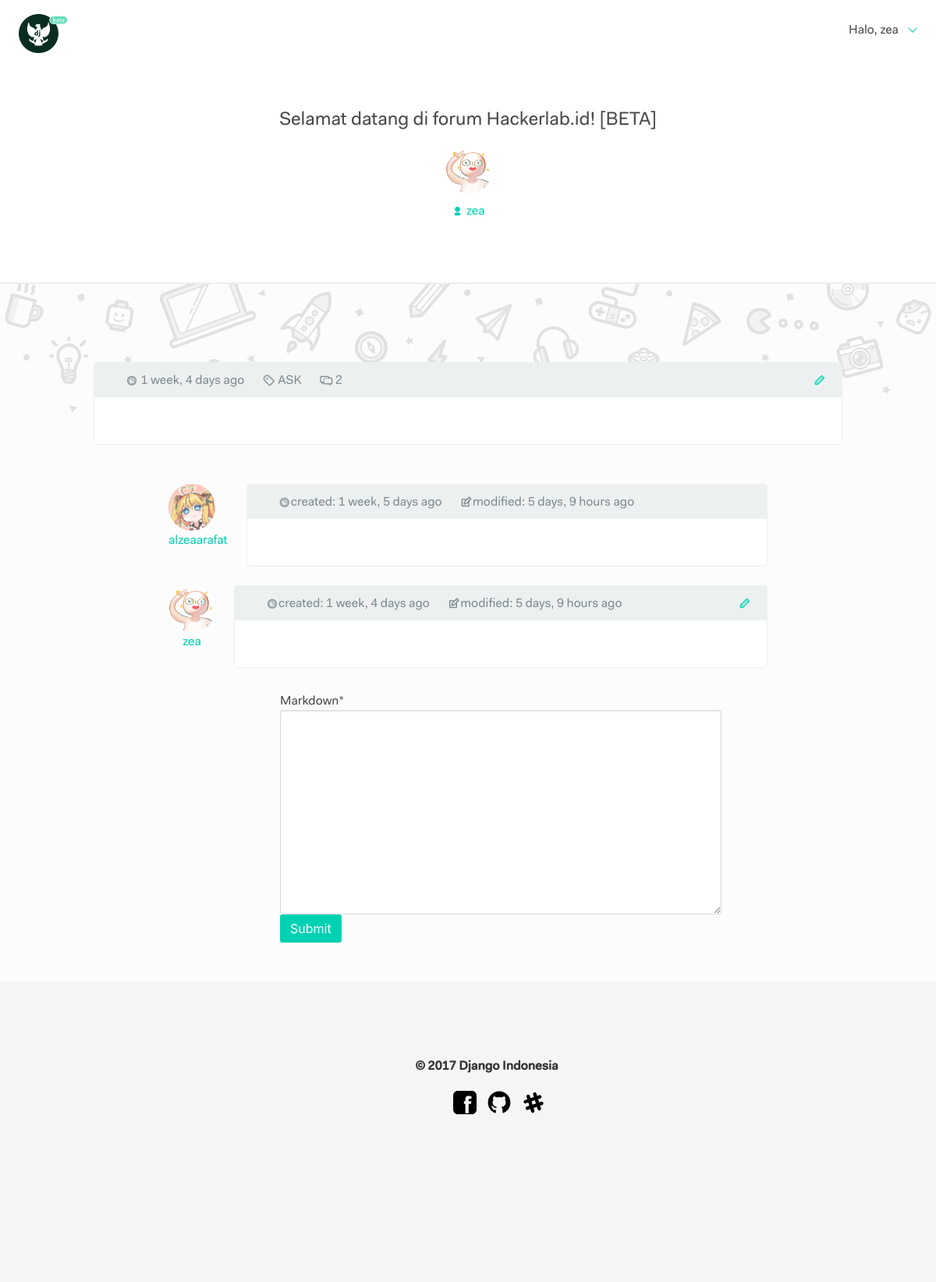
The app's page /thread/1/ (signed in) with its own data.
### app_forum/models.py (models this page shows, shortened)
class Forum(models.Model):
    forum_author = models.ForeignKey(
        Profile,
        related_name='user_forums',
        null=True,
        blank=True,
        on_delete=models.CASCADE
    )
    forum_title = models.CharField(
        max_length=225,
        verbose_name=u'Title',
        blank=False,
        null=False
    )
    forum_category = models.ForeignKey(
        'Category',
        verbose_name=u'Category',
    )
    forum_content = MarkdownxField(
        verbose_name=u'Content (Use Markdown)',
    )
    is_created = models.DateTimeField(
        auto_now_add=True,
        null=True,
        blank=True
    )
    is_modified = models.DateTimeField(
        auto_now=True,
        null=True,
        blank=True
    )
    is_hot = models.BooleanField(
        default=False
    )
    is_closed = models.BooleanField(
        default=False
    )

class Category(models.Model):
    id = models.AutoField(
        primary_key=True
    )
    category_title = models.CharField(
        max_length=200,
        verbose_name=u'Category Name',
        blank=False,
        null=False
    )
    slug = AutoSlugField(
        populate_from='category_title',
        unique=True
    )
    class Meta:
        verbose_name_plural = "Categories"
    def __str__(self):
        return str(self.category_title)

class Comment(models.Model):
    forum = models.ForeignKey(
        'Forum',
        related_name='forum_comments'
    )
    comment_author = models.ForeignKey(
        Profile,
        related_name='user_comments',
        null=True,
        blank=True,
        on_delete=models.CASCADE
    )
    comment_content = MarkdownxField(
        verbose_name=u'Markdown',
    )
    is_created = models.DateTimeField(
        auto_now_add=True,
    )
    is_modified = models.DateTimeField(
        auto_now=True,
        null=True,
        blank=True
    )

### app_author/models.py (models this page shows)
class Profile(models.Model):
    user = models.OneToOneField(
        User,
        on_delete=models.CASCADE
    )
    profile_picture = models.ImageField(
        upload_to='images/%Y/%m/%d',
        validators=[validate_image],
        blank=True,
        null=True
    )
    profile_name = models.CharField(
        verbose_name='Name',
        null=True,
        blank=True,
        max_length=50
    )
    profile_email = models.EmailField(
        verbose_name='Email Address',
        null=True,
        blank=True
    )
    profile_location = models.CharField(
        verbose_name='Origin/City',
        null=True,
        blank=True,
        max_length=50
    )
    profile_github = models.URLField(
        verbose_name='Github URL',
        null=True,
        blank=True
    )
    slug = AutoSlugField(
        populate_from='user',
        blank=False,
        null=False
    )
    is_created = models.DateTimeField(
        default=datetime.datetime.now,
        null=True,
        blank=True
    )
    is_moderator = models.BooleanField(
        default=False,
    )
    def __str__(self):
        return str(self.user)

### app_forum/views.py (the view)
# urls.py: url(r'^thread/(?P<pk>[-\w]+)/$', views.forum_single_view, name='forum_single'),
def forum_single_view(request, pk):
    forum = get_object_or_404(Forum, pk=pk)
    forum_comments = Comment.objects.filter(forum=forum.id)
    form = CommentForm()
    template = 'app_forum/main/forum_single.html'
    context = {'forum': forum, 'forum_comments': forum_comments, 'form': form}
    if request.method == "POST":
        form = CommentForm(request.POST)
        if form.is_valid():
            comment = form.save(commit=False)
            comment.comment_author = Profile.objects.get(user=request.user)
            comment.created_date = datetime.now()
            comment.forum = forum
            comment.save()
            return redirect('forum:forum_single', pk=forum.pk)
    else:
        return render(request, template, context)

### app_forum/forms.py
class CommentForm(forms.ModelForm):
    class Meta:
        model = Comment
        fields = (
            'comment_content',
        )
        comment_content = MarkdownxFormField()
        exclude = ['comment_author']
        widgets = {'comment_author': forms.HiddenInput()}

### app_forum/templatetags/show_markdown.py (called while the page is built)
@register.filter
def show_markdown(text):
    return markdownify(text)

### app_forum/templates/app_forum/main/forum_single.html (shortened to what this page needs)
{% extends "app_forum/main/forum_base.html" %}
{% load humanize %}
{% load crispy_forms_tags %}
{% load socialaccount %}
{% load show_markdown %}
{% load staticfiles %}
{% block content %}
    <div class="dj-forum-single-wrapper">
        <div class="container">
            <div class="columns">
                <div class="column">
                    <div class="dj-forum-single-heading">
                        <h1>{{ forum.forum_title }}</h1>
                        <div class="dj-forum-single-author-wrapper">
                             {% if forum.forum_author.profile_picture %}
                            <div class="dj-author-avatar-rounded" style="background: url('{{ request.META.HTTP_NAME }}/media/{{ forum.forum_author.profile_picture }}') no-repeat center center; background-size: cover;"></div>
                            {% else %}
                            <div class="dj-author-avatar-rounded" style="background: url('{% static "img/you-face.gif" %}') no-repeat center center; background-size: cover;"></div>
                            {% endif %}
                        </div>
                        <a href="{% url "author:author_single" slug=forum.forum_author.slug %}" class=""><span class="typcn typcn-user"></span> {{ forum.forum_author }}</a>
                    </div>
                </div>
            </div>
        </div>
    </div>
    {% include "app_forum/partials/_doodle.html" %}
    <div class="dj-forum-single-body-wrapper">
        <div class="dj-forum-single-content-wrapper">
            <div class="container-narrow">
                <div class="columns">
                    <div class="column">
                        <div class="dj-forum-single-box">
                            <div class="dj-forum-single-box-meta">
                                <ul>
                                    <li><span class="typcn typcn-time"></span> {{ forum.is_created|naturaltime }}</li>
                                    <li><span class="typcn typcn-tag"></span> {{ forum.forum_category }}</li>
                                    <li><span class="typcn typcn-messages"></span> {{ forum.forum_comments.count }}</li>
                                    <li class="float-right">{% if user.is_authenticated and request.user == forum.forum_author.user %}<a href="{% url "forum:forum_edit" pk=forum.pk %}" data-toggle="tooltip" title="Edit Post"><span class="typcn typcn-pencil"></span></a>{% endif %}</li>
                                </ul>
                            </div>
                            <div class="dj-forum-single-content">
                            </div>
                        </div>
                    </div>
                </div>
            </div>
        </div>
        <div class="dj-forum-single-comments-wrapper">
            <div class="container-narrow-2">
                {% for comment in forum_comments %}
                <div class="columns">
                    <div class="column is-narrow" style="text-align: center;">
                        {% if comment.comment_author.profile_picture %}
                        <div class="dj-author-avatar-rounded" style="background: url('{{ request.META.HTTP_NAME }}/media/{{ comment.comment_author.profile_picture }}') no-repeat center center; background-size: cover;"></div>
                        <a href="{% url 'author:author_single' slug=comment.comment_author.slug %}">{{ comment.comment_author }}</a>
                        {% else %}
                        <div class="dj-author-avatar-rounded" style="background: url('{% static "img/you-face.gif" %}') no-repeat center center; background-size: cover;"></div>
                        <a href="{% url 'author:author_single' slug=comment.comment_author.slug %}">{{ comment.comment_author }}</a>
                        {% endif %}
                    </div>
                    <div class="column">
                        <div class="dj-forum-single-box-comment">
                            <div class="dj-forum-single-box-meta-comment">
                                <ul>
                                    <li><span class="typcn typcn-time"></span>created: {{ comment.is_created|naturaltime }}</li>
                                    <li><span class="typcn typcn-edit"></span>modified: {{ comment.is_modified|naturaltime }}</li>
                                    <li class="float-right">{% if user.is_authenticated and request.user == comment.comment_author.user %}<a href="{% url 'forum:forum_comment_edit' pk=forum.pk id=comment.id %}" data-toggle="tooltip" title="Edit Post"><span class="typcn typcn-pencil"></span></a>{% endif %}</li>
                                </ul>
                            </div>
                            <div class="dj-forum-single-content-comment">
                            </div>
                        </div>
                    </div>
                </div>
                {% endfor %}
            </div>
        </div>
       {% if request.user.is_authenticated and forum.is_closed != True %}
       <div class="dj-forum-single-comment-form-wrapper">
            <div class="container-narrow-3">
                <div class="columns">
                    <div class="column is-narrow">
                        <div class="dj-author-avatar-rounded" style="background: url('{{ request.META.HTTP_NAME }}/media/{{ request.user.profile.profile_picture }}') no-repeat center center; background-size: cover;">
                        </div>
                    </div>
                    <div class="column">
                        <div>
                            <form action="" enctype="multipart/form-data" method="post">{% csrf_token %}
                                <div class="form-group">
                                    {{ form.comment_content|as_crispy_field|safe }}
                                </div>
                                <button class="button is-primary" type='submit'>Submit</button>
                            </form>
                        </div>
                    </div>
                </div>
            </div>
       </div>
       {% elif request.user.is_authenticated and forum.misc_closed != False %}
       <div class="dj-forum-closed">
           <h4><span class="typcn typcn-lock-closed" style="color: #f1c40f;"></span> thread closed</h4>
       </div>
        {% elif request.user.is_anonymous %}
        <div class="dj-forum-closed">
            <h4><a href="{% provider_login_url "github" process="login" %}"><span class="typcn typcn-key" style="color: #1abc9c;"></span> login untuk bergabung di diskusi</a></h4>
        </div>
       {% endif %}
    </div>
{% endblock %}

### app_forum/templates/app_forum/partials/_navbar.html (shortened to what this page needs)
{% load account %}
{% load socialaccount %}
{% load staticfiles %}
<div class="dj-navbar-wrapper">
    <div class="container">
        <nav class="navbar is-transparent" role="navigation" aria-label="main navigation">
            <div class="navbar-brand">
                <a class="navbar-item" href="/">
                    <img src="{% static 'img/logo.png' %}" alt="Django Indonesia" width="112" height="28">
                </a>
            </div>
            <div class="navbar-menu">
                <div class="navbar-end">
                    <a class="navbar-item">
                        {% if not request.user.is_authenticated %}
                        <p class="control">
                            <a class="button" href="{% provider_login_url "github" process="login" %}">
                                <span class="icon">
                                    <span class="typcn typcn-social-github"></span>
                                </span>
                                <span>Login with Github</span>
                            </a>
                        </p>
                        {% else %}
                        <div class="navbar-item has-dropdown is-hoverable">
                            <a class="navbar-link">
                                Halo, {{ request.user.username }}
                            </a>
                        </div>
                        {% endif %}
                    </a>
                </div>
            </div>
        </nav>
    </div>
</div>

### records on screen
Forum: forum_title "Selamat datang di forum Hackerlab.id! [BETA]", forum_author "zea", is_created "1 week, 4 days ago", forum_category "ASK", forum_comments.count "2"
Comment: comment_author.profile_picture (picture), comment_author "alzeaarafat", is_created "1 week, 5 days ago", is_modified "5 days, 9 hours ago"
Comment: comment_author "zea", is_created "1 week, 4 days ago", is_modified "5 days, 9 hours ago"

### other values on screen
{{ request.user.username }} "zea"
